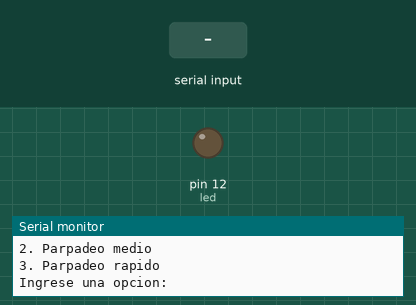
Bench run of a sketch on a simulated Arduino Uno, built with avr-gcc and run on an emulated ATmega328P. Shown: output pins drawn as LEDs (lit = HIGH), the last lines printed to the serial monitor. Dashed ring = blinking. The test bench sets the inputs (shaded band).

Above: at 0.8 s.
0.9 s: "90,45\n" received over Serial
At 1.3 s:
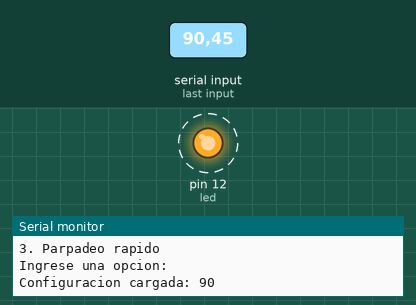
Timing chart, 0 to 9.9 s (numbered marks = the images above; inputs shaded):
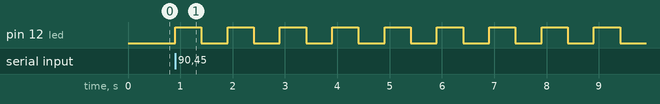

The sketch:

PUNTO2.ino
```cpp
#include <EEPROM.h>

int led = 12;
int dir = 0;
int config;

void setup() {
  Serial.begin(9600);
  pinMode(led, OUTPUT);
  EEPROM.get(dir, config);

  if (config < 1 || config > 3) {
    Serial.println("MENU DE CONFIGURACION");
    Serial.println("1. Parpadeo lento");
    Serial.println("2. Parpadeo medio");
    Serial.println("3. Parpadeo rapido");
    Serial.println("Ingrese una opcion:");
    while (Serial.available() == 0);
    config = Serial.parseInt();
    if (config >= 1 && config <= 3) EEPROM.put(dir, config);
  }

  Serial.print("Configuracion cargada: ");
  Serial.println(config);
}

void loop() {
  int tiempo;
  switch (config) {
    case 1: tiempo = 1000; break;
    case 2: tiempo = 500; break;
    case 3: tiempo = 100; break;
    default: tiempo = 500; break;
  }
  digitalWrite(led, HIGH);
  delay(tiempo);
  digitalWrite(led, LOW);
  delay(tiempo);
}
```

Measured:
- after the input at 0.9 s, pin 12 (led): alternates HIGH for 0.50 s and LOW for 0.50 s, starting at once
